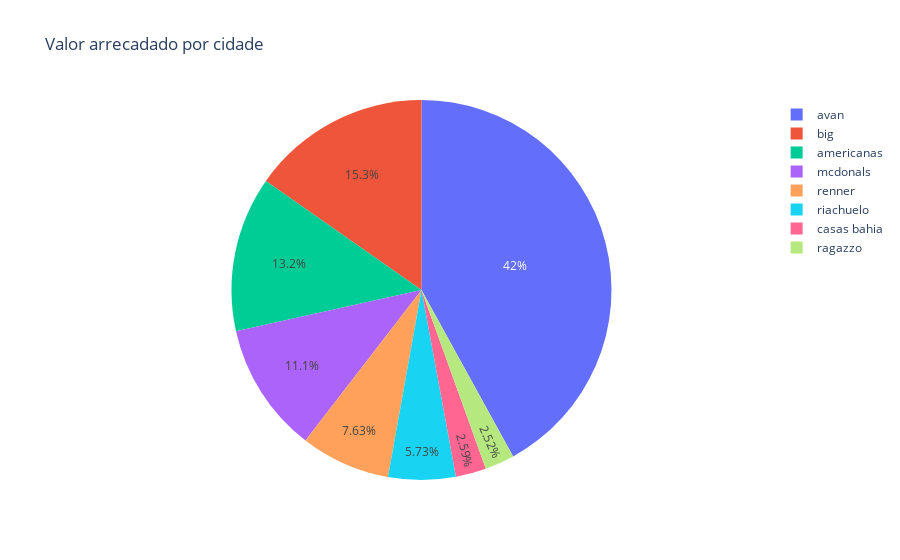
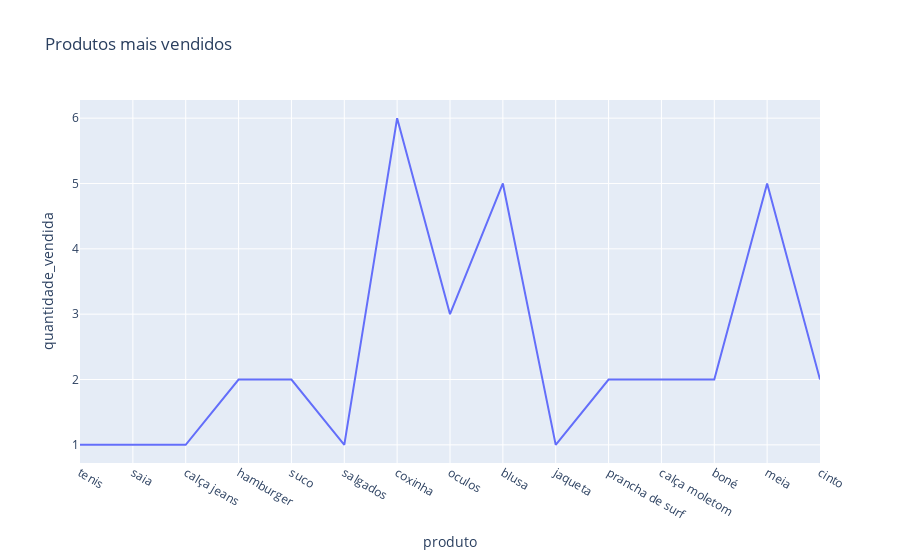

Here is the notebook cell these charts were saved with, in order:
### Code cell
#importando pandas

import pandas as pd

#importando base de dados:
tb_gerente = pd.read_csv("identifica_gerente.csv", sep=';')
tb_loja = pd.read_csv("identifica_loja.csv", sep=';')
tb_produto = pd.read_excel("identifica_produto.xlsx")





#alterando o nome da coluna quantidade para quantidade vendida:
tb_produto = tb_produto.rename(columns={'quantidade':'quantidade_vendida'})

#criando nova coluna dentro da tabela produtos
tb_produto['total arecadado'] = 0



#multiplicando coluna valor x quantidade vendida
tb_produto['total arecadado'] = tb_produto['valor'] * tb_produto['quantidade_vendida']






# vamos agora mesclar nossas tabelas:
tb_gerente = tb_gerente.merge(tb_loja, on='id')
tb_gerente = tb_gerente.merge(tb_produto, on='id')







display(tb_gerente)



# Vamos criar gráficos para auxiliar no relatório:
import plotly_express as px


#gráfico 1 valor arrecadado por cidade
grafico1 = px.pie(tb_gerente, values='total arecadado', names='loja', title='Valor arrecadado por cidade')
grafico1.show()


#grafico dos produtods mais vendidos:
grafico2 = px.line(tb_gerente, x='produto', y='quantidade_vendida', title='Produtos mais vendidos')
grafico2.show()

### Figure 1 — Plotly figure (JSON) as saved in the notebook; plotly's stock layout.template omitted (floating-point values rounded to 4 significant figures)
{"data": [{"domain": {"x": [0, 1], "y": [0, 1]}, "hovertemplate": "loja=%{label}<br>total arecadado=%{value}<extra></extra>", "labels": ["americanas", "americanas", "americanas", "casas bahia", "casas bahia", "ragazzo", "ragazzo", "riachuelo", "renner", "avan", "avan", "big", "mcdonals", "mcdonals", "mcdonals"], "legendgroup": "", "name": "", "showlegend": true, "type": "pie", "values": [80, 18, 75, 27.98, 6, 2.99, 30, 75, 100, 150, 400.0, 200, 94, 25, 26]}], "layout": {"legend": {"tracegroupgap": 0}, "title": {"text": "Valor arrecadado por cidade"}}}

### Figure 2 — Plotly figure (JSON) as saved in the notebook; plotly's stock layout.template omitted (floating-point values rounded to 4 significant figures)
{"data": [{"hovertemplate": "produto=%{x}<br>quantidade_vendida=%{y}<extra></extra>", "legendgroup": "", "line": {"color": "#636efa", "dash": "solid"}, "marker": {"symbol": "circle"}, "mode": "lines", "name": "", "orientation": "v", "showlegend": false, "type": "scatter", "x": ["tenis", "saia", "calça jeans", "hamburger", "suco", "salgados", "coxinha", "oculos", "blusa", "jaqueta", "prancha de surf", "calça moletom", "boné", "meia", "cinto "], "xaxis": "x", "y": [1, 1, 1, 2, 2, 1, 6, 3, 5, 1, 2, 2, 2, 5, 2], "yaxis": "y"}], "layout": {"legend": {"tracegroupgap": 0}, "title": {"text": "Produtos mais vendidos"}, "xaxis": {"anchor": "y", "domain": [0, 1], "title": {"text": "produto"}}, "yaxis": {"anchor": "x", "domain": [0, 1], "title": {"text": "quantidade_vendida"}}}}
